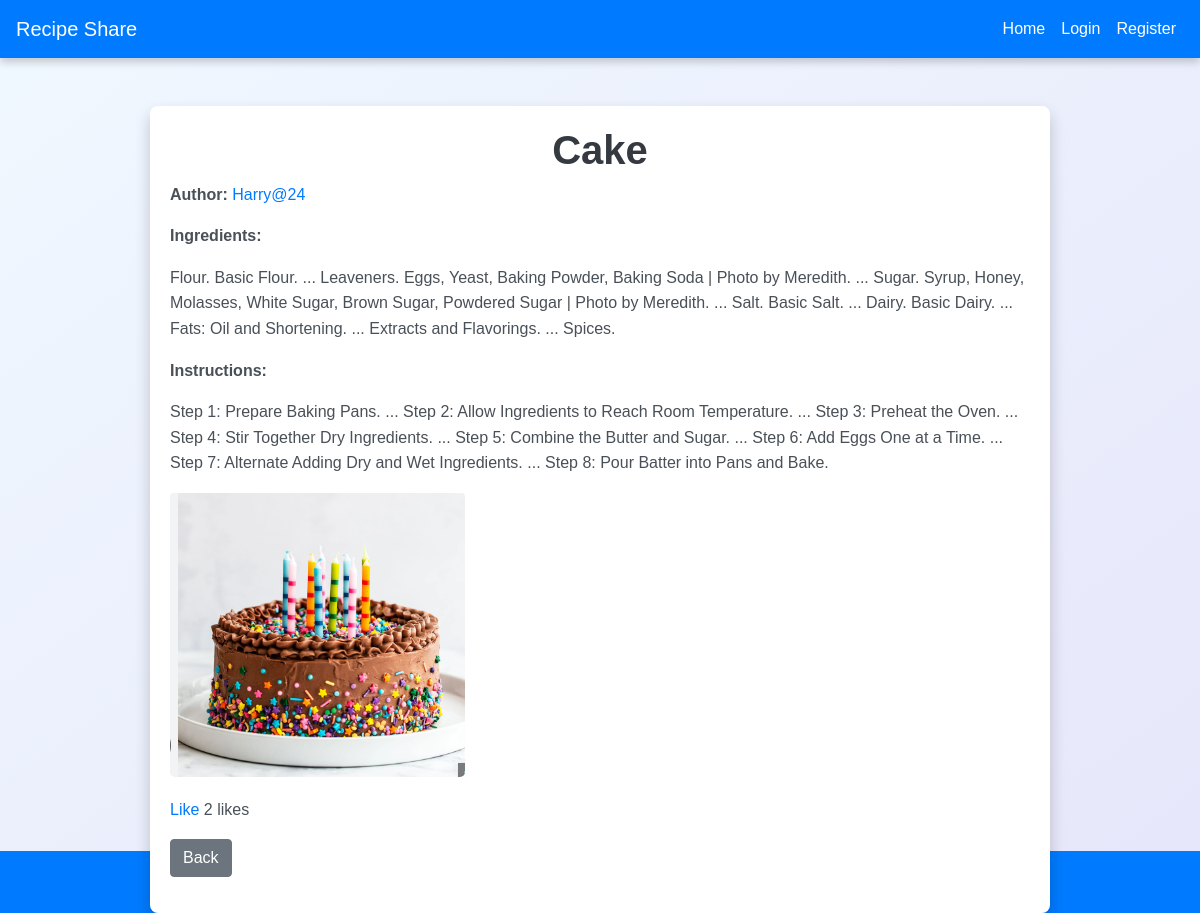
Page /recipe/3/ on the committed database.
### app/models.py (models this page shows, shortened)
class Recipe(models.Model):
    title = models.CharField(max_length=100)
    ingredients = models.TextField()
    instructions = models.TextField()
    image = models.ImageField(upload_to='images/')
    author = models.ForeignKey(User, on_delete=models.CASCADE)
    created_at = models.DateTimeField(auto_now_add=True)
    likes = models.ManyToManyField(User, related_name='recipe_likes', blank=True)
    def total_likes(self):
        return self.likes.count()

### app/views.py (the view)
# urls.py: path('recipe/<int:recipe_id>/', views.view_recipe, name='view_recipe'),
def view_recipe(request, recipe_id):
    recipe = get_object_or_404(Recipe, id=recipe_id)
    return render(request, 'app/view_recipe.html', {'recipe': recipe})

### app/templates/app/view_recipe.html (shortened to what this page needs)
{% extends 'app/base.html' %}
{% block content %}
    <div class="recipe-detail">
        <h1>{{ recipe.title }}</h1>
        <p><strong>Author:</strong> <a href="{% url 'view_user' recipe.author.id %}">{{ recipe.author }}</a></p>
        <p><strong>Ingredients:</strong></p>
        <p>{{ recipe.ingredients }}</p>
        <p><strong>Instructions:</strong></p>
        <p>{{ recipe.instructions }}</p>
        {% if recipe.image %}
            <img src="{{ recipe.image.url }}" alt="{{ recipe.title }}">
        {% else %}
            <p>No image available</p>
        {% endif %}
        <p>
            <a href="{% url 'like_recipe' recipe.id %}">{% if user in recipe.likes.all %}Unlike{% else %}Like{% endif %}</a>
            {{ recipe.total_likes }} likes
        </p>
        <p>
            <a href="javascript:history.back()" class="btn btn-secondary">Back</a>
        </p>
    </div>
{% endblock %}

### app/static/css/styles.css (style rules this page uses)
body { font-family: 'Arial', sans-serif; background: linear-gradient(to bottom right, #f0f8ff, #e6e6fa); margin: 0; padding: 0; }
h1, h2 { color: #343a40; font-weight: bold; text-align: center; }
p, ul { color: #495057; line-height: 1.6; }
.btn-secondary { background-color: #6c757d; border-color: #6c757d; transition: background-color 0.3s, border-color 0.3s; }
a { color: #007bff; text-decoration: none; transition: color 0.3s; }
img { max-width: 100%; height: auto; border-radius: 5px; margin-bottom: 20px; }

### rows in the picture
Recipe: title "Cake", author "Harry@24", ingredients "Flour. Basic Flour. ... Leaveners. Eggs, Yeast, Baking Powder, Baking Soda | Photo by Meredith. ... Sugar. Syrup, Honey, Molasses, White Sugar, Brown Sugar, Powdered Sugar | Photo by Meredith. ... Salt. Basic Salt. ... Dairy. Basic Dairy. ... Fats: Oil and Shortening. ... Extracts and Flavorings. ... Spices.", instructions "Step 1: Prepare Baking Pans. ... Step 2: Allow Ingredients to Reach Room Temperature. ... Step 3: Preheat the Oven. ... Step 4: Stir Together Dry Ingredients. ... Step 5: Combine the Butter and Sugar. ... Step 6: Add Eggs One at a Time. ... Step 7: Alternate Adding Dry and Wet Ingredients. ... Step 8: Pour Batter into Pans and Bake.", image (picture), total_likes "2"
